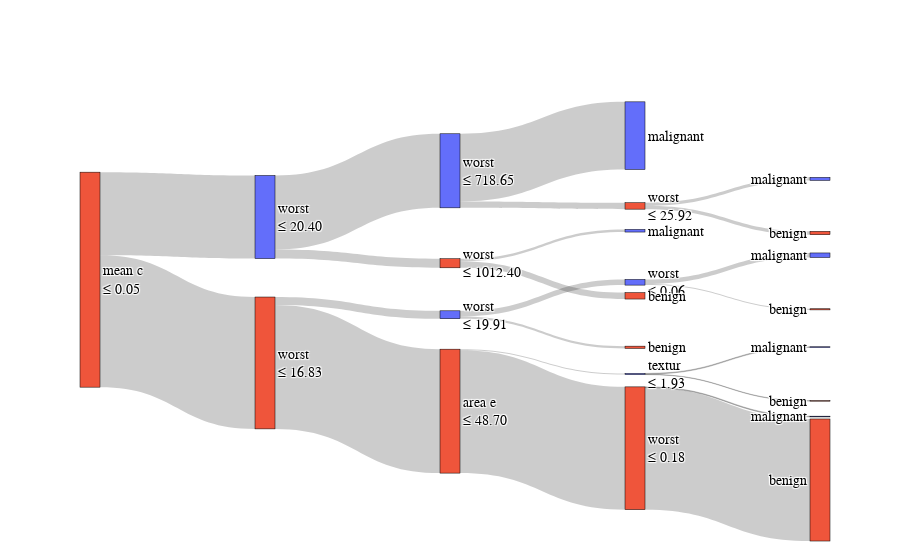

The code cell stored with this chart in its notebook:
### Markdown cell above
*Explanation:*  
This cell creates a Dash dashboard (`VisTreeDashboard`) for the pruned Iris FBT.  
It will spin up a local web app (http://localhost:8060) where you can interactively explore how each test sample flows through the FBT and inspect leaf‐value predictions.

### Code cell
# 3) Original Decision Tree Sankey plot for breast‐cancer

# Build a Sankey plot of the original breast‐cancer decision tree
bc_dt_viz = VisTree(
    model=bc_dt,
    X=bc_X,
    class_names=bc_class_names
)

bc_dt_sankey = SankeyTreePlot(bc_dt_viz)
bc_dt_sankey.show()

### Figure 1 — Plotly figure (JSON) as saved in the notebook; plotly's stock layout.template omitted (floating-point values rounded to 4 significant figures)
{"data": [{"link": {"hovertemplate": "<b style=\"font-size:14px;\">n_train:</b> %{value}<extra></extra>", "label": ["349", "328", "325", "323", "2", "3", "1", "2", "21", "6", "15", "3", "12", "220", "24", "17", "7", "196", "17", "9", "8", "179"], "source": [0, 1, 2, 3, 3, 2, 6, 6, 1, 9, 9, 11, 11, 0, 14, 15, 15, 14, 18, 19, 19, 18], "target": [1, 2, 3, 4, 5, 6, 7, 8, 9, 10, 11, 12, 13, 14, 15, 16, 17, 18, 19, 20, 21, 22], "value": [349, 328, 325, 323, 2, 3, 1, 2, 21, 6, 15, 3, 12, 220, 24, 17, 7, 196, 17, 9, 8, 179]}, "node": {"color": ["#EF553B", "#EF553B", "#EF553B", "#EF553B", "#EF553B", "#636EFA", "#636EFA", "#EF553B", "#636EFA", "#636EFA", "#EF553B", "#636EFA", "#EF553B", "#636EFA", "#636EFA", "#EF553B", "#EF553B", "#636EFA", "#636EFA", "#EF553B", "#EF553B", "#636EFA", "#636EFA"], "customdata": [["mean concave points<br>≤ 0.05", "[0.37 0.63]"], ["worst radius<br>≤ 16.83", "[0.05 0.95]"], ["area error<br>≤ 48.70", "[0.02 0.98]"], ["worst smoothness<br>≤ 0.18", "[0.01 0.99]"], ["", "[0.01 0.99]"], ["", "[1. 0.]"], ["texture error<br>≤ 1.93", "[0.67 0.33]"], ["", "[0. 1.]"], ["", "[1. 0.]"], ["worst texture<br>≤ 19.91", "[0.57 0.43]"], ["", "[0. 1.]"], ["worst fractal dimension<br>≤ 0.06", "[0.8 0.2]"], ["", "[0. 1.]"], ["", "[1. 0.]"], ["worst texture<br>≤ 20.40", "[0.88 0.12]"], ["worst area<br>≤ 1012.40", "[0.29 0.71]"], ["", "[0. 1.]"], ["", "[1. 0.]"], ["worst area<br>≤ 718.65", "[0.95 0.05]"], ["worst texture<br>≤ 25.92", "[0.47 0.53]"], ["", "[0. 1.]"], ["", "[1. 0.]"], ["", "[1. 0.]"]], "hovertemplate": "<b style=\"font-size:14px;\">%{customdata[0]}</b><br><b style=\"font-size:14px;\">n_train:</b> %{value}<br><b style=\"font-size:14px;\">Value:</b> %{customdata[1]}<extra></extra>", "label": ["mean c<br>≤ 0.05", "worst <br>≤ 16.83", "area e<br>≤ 48.70", "worst <br>≤ 0.18", "benign", "malignant", "textur<br>≤ 1.93", "benign", "malignant", "worst <br>≤ 19.91", "benign", "worst <br>≤ 0.06", "benign", "malignant", "worst <br>≤ 20.40", "worst <br>≤ 1012.40", "benign", "malignant", "worst <br>≤ 718.65", "worst <br>≤ 25.92", "benign", "malignant", "malignant"], "line": {"color": "black", "width": 0.5}, "pad": 15, "thickness": 20, "x": [0, 0.25, 0.5, 0.75, 1, 1, 0.75, 1, 1, 0.5, 0.75, 0.75, 1, 1, 0.25, 0.5, 0.75, 0.75, 0.5, 0.75, 1, 1, 0.75], "y": [0.5, 0.692, 0.8188, 0.9165, 1, 0.833, 0.7211, 0.7918, 0.6504, 0.5652, 0.6507, 0.4797, 0.5508, 0.4085, 0.308, 0.4297, 0.5153, 0.344, 0.1863, 0.2788, 0.3501, 0.2076, 0.09385]}, "type": "sankey"}], "layout": {"font": {"color": "black", "family": "Courier New", "size": 14}}}
